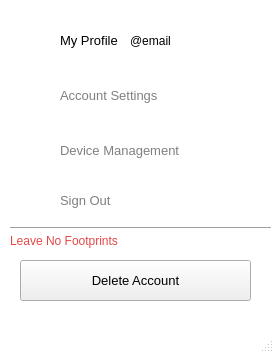
<?xml version="1.0" encoding="UTF-8"?>
<ui version="4.0">
 <class>MainWindow</class>
 <widget class="QMainWindow" name="MainWindow">
  <property name="geometry">
   <rect>
    <x>0</x>
    <y>0</y>
    <width>274</width>
    <height>353</height>
   </rect>
  </property>
  <property name="minimumSize">
   <size>
    <width>274</width>
    <height>353</height>
   </size>
  </property>
  <property name="maximumSize">
   <size>
    <width>274</width>
    <height>353</height>
   </size>
  </property>
  <property name="windowTitle">
   <string>MainWindow</string>
  </property>
  <property name="styleSheet">
   <string notr="true">QMainWindow {
    background-color: #ffffff;
    color: #000000;
}
</string>
  </property>
  <widget class="QWidget" name="centralwidget">
   <widget class="Line" name="line">
    <property name="geometry">
     <rect>
      <x>10</x>
      <y>220</y>
      <width>261</width>
      <height>16</height>
     </rect>
    </property>
    <property name="orientation">
     <enum>Qt::Horizontal</enum>
    </property>
   </widget>
   <widget class="QLabel" name="label">
    <property name="geometry">
     <rect>
      <x>40</x>
      <y>70</y>
      <width>55</width>
      <height>16</height>
     </rect>
    </property>
    <property name="text">
     <string/>
    </property>
   </widget>
   <widget class="QLabel" name="label_3">
    <property name="geometry">
     <rect>
      <x>20</x>
      <y>130</y>
      <width>31</width>
      <height>41</height>
     </rect>
    </property>
    <property name="text">
     <string/>
    </property>
    <property name="pixmap">
     <pixmap>../../Resources/iphone (1).png</pixmap>
    </property>
   </widget>
   <widget class="QLabel" name="label_4">
    <property name="geometry">
     <rect>
      <x>20</x>
      <y>180</y>
      <width>31</width>
      <height>41</height>
     </rect>
    </property>
    <property name="text">
     <string/>
    </property>
    <property name="pixmap">
     <pixmap>../../Resources/exit (1).png</pixmap>
    </property>
   </widget>
   <widget class="QLabel" name="label_5">
    <property name="geometry">
     <rect>
      <x>20</x>
      <y>20</y>
      <width>31</width>
      <height>41</height>
     </rect>
    </property>
    <property name="text">
     <string/>
    </property>
    <property name="pixmap">
     <pixmap>../../Resources/people (1).png</pixmap>
    </property>
   </widget>
   <widget class="QLabel" name="label_6">
    <property name="geometry">
     <rect>
      <x>60</x>
      <y>30</y>
      <width>71</width>
      <height>21</height>
     </rect>
    </property>
    <property name="font">
     <font>
      <pointsize>10</pointsize>
     </font>
    </property>
    <property name="text">
     <string>My Profile</string>
    </property>
   </widget>
   <widget class="QLabel" name="label_7">
    <property name="geometry">
     <rect>
      <x>130</x>
      <y>20</y>
      <width>55</width>
      <height>41</height>
     </rect>
    </property>
    <property name="text">
     <string>@email</string>
    </property>
   </widget>
   <widget class="QWidget" name="widget" native="true">
    <property name="geometry">
     <rect>
      <x>10</x>
      <y>10</y>
      <width>261</width>
      <height>51</height>
     </rect>
    </property>
    <property name="styleSheet">
     <string notr="true">QWidget:hover {
    background-color: #f6f6f6;
    
}</string>
    </property>
   </widget>
   <widget class="QLabel" name="label_2">
    <property name="geometry">
     <rect>
      <x>20</x>
      <y>70</y>
      <width>31</width>
      <height>51</height>
     </rect>
    </property>
    <property name="text">
     <string/>
    </property>
    <property name="pixmap">
     <pixmap>../../Resources/gear (1).png</pixmap>
    </property>
   </widget>
   <widget class="QLabel" name="label_9">
    <property name="geometry">
     <rect>
      <x>60</x>
      <y>130</y>
      <width>151</width>
      <height>41</height>
     </rect>
    </property>
    <property name="font">
     <font>
      <pointsize>10</pointsize>
     </font>
    </property>
    <property name="styleSheet">
     <string notr="true">QLabel {
    color: #7F7F7F;
}
</string>
    </property>
    <property name="text">
     <string>Device Management</string>
    </property>
   </widget>
   <widget class="QWidget" name="widget_2" native="true">
    <property name="geometry">
     <rect>
      <x>10</x>
      <y>70</y>
      <width>261</width>
      <height>51</height>
     </rect>
    </property>
    <property name="styleSheet">
     <string notr="true">QWidget:hover {
    background-color: #f6f6f6;
    
}</string>
    </property>
    <widget class="QLabel" name="label_8">
     <property name="geometry">
      <rect>
       <x>50</x>
       <y>10</y>
       <width>131</width>
       <height>31</height>
      </rect>
     </property>
     <property name="font">
      <font>
       <pointsize>10</pointsize>
      </font>
     </property>
     <property name="styleSheet">
      <string notr="true">QLabel {
    color: #7F7F7F;
}
</string>
     </property>
     <property name="text">
      <string>Account Settings</string>
     </property>
    </widget>
   </widget>
   <widget class="QWidget" name="widget_5" native="true">
    <property name="geometry">
     <rect>
      <x>10</x>
      <y>130</y>
      <width>261</width>
      <height>41</height>
     </rect>
    </property>
    <property name="styleSheet">
     <string notr="true">QWidget:hover {
    background-color: #f6f6f6;
    
}</string>
    </property>
   </widget>
   <widget class="QWidget" name="widget_6" native="true">
    <property name="geometry">
     <rect>
      <x>10</x>
      <y>180</y>
      <width>261</width>
      <height>41</height>
     </rect>
    </property>
    <property name="styleSheet">
     <string notr="true">QWidget:hover {
    background-color: #f6f6f6;
    
}</string>
    </property>
   </widget>
   <widget class="QLabel" name="label_11">
    <property name="geometry">
     <rect>
      <x>10</x>
      <y>225</y>
      <width>171</width>
      <height>31</height>
     </rect>
    </property>
    <property name="styleSheet">
     <string notr="true">color:#e44848</string>
    </property>
    <property name="text">
     <string>Leave No Footprints</string>
    </property>
   </widget>
   <widget class="QPushButton" name="delete_2">
    <property name="geometry">
     <rect>
      <x>20</x>
      <y>260</y>
      <width>231</width>
      <height>41</height>
     </rect>
    </property>
    <property name="font">
     <font>
      <pointsize>10</pointsize>
     </font>
    </property>
    <property name="styleSheet">
     <string notr="true">
QPushButton:hover {
    background-color: #ef4b4b;
    color: #ffffff;
}</string>
    </property>
    <property name="text">
     <string>Delete Account</string>
    </property>
   </widget>
   <widget class="QLabel" name="label_10">
    <property name="geometry">
     <rect>
      <x>60</x>
      <y>180</y>
      <width>71</width>
      <height>41</height>
     </rect>
    </property>
    <property name="font">
     <font>
      <pointsize>10</pointsize>
     </font>
    </property>
    <property name="styleSheet">
     <string notr="true">QLabel {
    color: #7F7F7F;
}
</string>
    </property>
    <property name="text">
     <string>Sign Out</string>
    </property>
   </widget>
   <zorder>widget_2</zorder>
   <zorder>widget_5</zorder>
   <zorder>label_2</zorder>
   <zorder>label_3</zorder>
   <zorder>widget</zorder>
   <zorder>widget_6</zorder>
   <zorder>line</zorder>
   <zorder>label</zorder>
   <zorder>label_4</zorder>
   <zorder>label_5</zorder>
   <zorder>label_6</zorder>
   <zorder>label_7</zorder>
   <zorder>label_11</zorder>
   <zorder>label_9</zorder>
   <zorder>delete_2</zorder>
   <zorder>label_10</zorder>
  </widget>
  <widget class="QMenuBar" name="menubar">
   <property name="geometry">
    <rect>
     <x>0</x>
     <y>0</y>
     <width>274</width>
     <height>26</height>
    </rect>
   </property>
  </widget>
  <widget class="QStatusBar" name="statusbar"/>
 </widget>
 <resources/>
 <connections/>
</ui>
